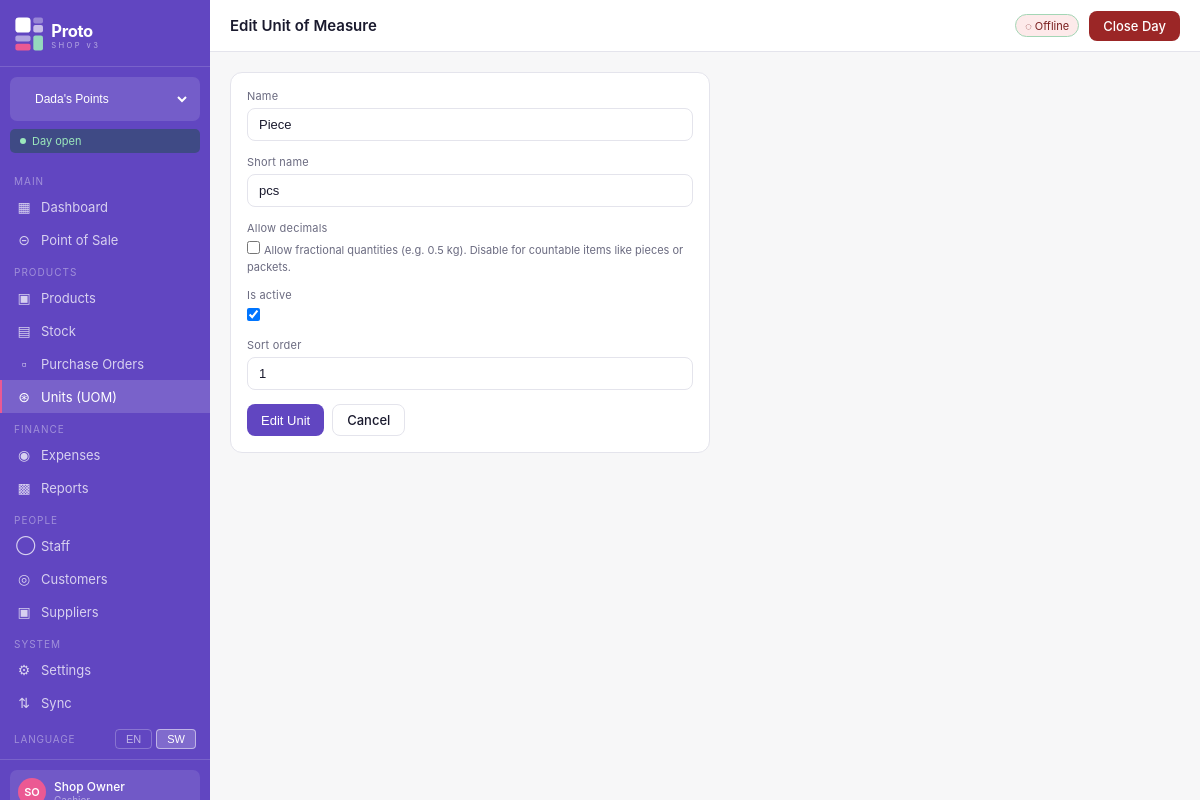
The app's page /units/1/edit/ (signed in) with its own data.
### shops/models.py (models this page shows, shortened)
class Shop(models.Model):
    SHOP_TYPE_CHOICES = [
        ('handbags', 'Handbags'),
        ('hair', 'Hair Products'),
        ('home', 'Home Supplies'),
        ('other', 'Other'),
    ]
    name = models.CharField(max_length=100)
    shop_type = models.CharField(max_length=20, choices=SHOP_TYPE_CHOICES)
    address = models.TextField(blank=True)
    phone = models.CharField(max_length=20, blank=True)
    is_active = models.BooleanField(default=True)
    created_at = models.DateTimeField(auto_now_add=True)
    class Meta:
        ordering = ['name']

class UserShopAccess(models.Model):
    ROLE_CHOICES = [
        ('owner', 'Owner'),
        ('admin', 'Admin'),
        ('cashier', 'Cashier'),
    ]
    user = models.ForeignKey(User, on_delete=models.CASCADE, related_name='shop_access')
    shop = models.ForeignKey(Shop, on_delete=models.CASCADE, related_name='user_access')
    role = models.CharField(max_length=20, choices=ROLE_CHOICES, default='cashier')
    is_active = models.BooleanField(default=True)
    class Meta:
        unique_together = ('user', 'shop')

### units/models.py (models this page shows, shortened)
class UnitOfMeasure(models.Model):
    name           = models.CharField(max_length=50, unique=True)
    short_name     = models.CharField(max_length=10)
    allow_decimals = models.BooleanField(
        default=False,
        help_text='Allow fractional quantities (e.g. 0.5 kg). '
                  'Disable for countable items like pieces or packets.'
    )
    is_active  = models.BooleanField(default=True)
    sort_order = models.IntegerField(default=0)
    class Meta:
        ordering = ['sort_order', 'name']
        verbose_name = 'Unit of Measure'
        verbose_name_plural = 'Units of Measure'

### units/views.py (the view)
# urls.py: path('<int:pk>/edit/', views.uom_edit, name='edit'),
@login_required
def uom_edit(request, pk):
    unit = get_object_or_404(UnitOfMeasure, pk=pk)
    if request.method == 'POST':
        form = UOMForm(request.POST, instance=unit)
        if form.is_valid():
            form.save()
            messages.success(request, f'{unit.name} updated.')
            return redirect('units:list')
    else:
        form = UOMForm(instance=unit)
    return render(request, 'units/form.html', {'form': form, 'action': 'Edit', 'unit': unit})

### units/forms.py
class UOMForm(forms.ModelForm):
    class Meta:
        model = UnitOfMeasure
        fields = ['name', 'short_name', 'allow_decimals', 'is_active', 'sort_order']

### shops/models.py (called while the page is built)
    @property
    def is_open(self):
        return self.status == 'open'

### templates/units/form.html (shortened to what this page needs)
{% extends "base.html" %}
{% block page_title %}{{ action }} Unit of Measure{% endblock %}
{% block content %}
<div class="card" style="max-width:480px">
  <form method="post">
    {% for field in form %}
    <div class="form-group">
      <label>{{ field.label }}</label>
      {{ field }}
      {% if field.help_text %}<div class="field-hint">{{ field.help_text }}</div>{% endif %}
    </div>
    {% endfor %}
    <div style="display:flex;gap:8px;margin-top:8px">
      <button type="submit" class="btn btn-primary">{{ action }} Unit</button>
      <a href="{% url 'units:list' %}" class="btn btn-outline">Cancel</a>
    </div>
  </form>
</div>
{% endblock %}

### templates/base.html (shortened to what this page needs)
<!DOCTYPE html>
<html lang="en">
<head>
  <link rel="stylesheet" href="/static/css/proto.css">
</head>
<body>
<div class="app-layout">
  <aside class="sidebar">
    <div class="sidebar-logo">
      <a href="{% url 'dashboard' %}" style="display:flex;align-items:center;padding:2px 0;">
        <img src="/static/img/logo-white.svg" alt="Proto v3" style="height:36px;width:auto;">
      </a>
    </div>
    {% if all_accessible_shops %}
    <form method="post" action="{% url 'switch_shop' %}" class="shop-switcher">
      <select name="shop_id" onchange="this.form.submit()">
        {% for access in all_accessible_shops %}
          <option value="{{ access.shop.id }}"
            {% if access.shop.id == current_shop.id %}selected{% endif %}>
            {{ access.shop.name }}
          </option>
        {% endfor %}
      </select>
    </form>
    {% endif %}
    <div class="day-badge {% if day_is_open %}day-open{% else %}day-closed{% endif %}">
      <span class="day-dot"></span>
      {% if day_is_open %}Day open{% else %}Day closed{% endif %}
    </div>
    <nav class="sidebar-nav">
      <div class="nav-section">Main</div>
      <a href="{% url 'dashboard' %}" class="nav-item {% if request.resolver_match.url_name == 'dashboard' %}active{% endif %}">
        <span class="nav-icon">&#9638;</span> Dashboard
      </a>
      <a href="{% url 'pos:index' %}" class="nav-item {% if 'pos' in request.resolver_match.namespace %}active{% endif %}">
        <span class="nav-icon">&#8861;</span> Point of Sale
      </a>
      <div class="nav-section">Products</div>
      <a href="{% url 'products:list' %}" class="nav-item {% if request.resolver_match.namespace == 'products' %}active{% endif %}">
        <span class="nav-icon">&#9635;</span> Products
      </a>
      <a href="{% url 'stock:list' %}" class="nav-item {% if request.resolver_match.namespace == 'stock' %}active{% endif %}">
        <span class="nav-icon">&#9636;</span> Stock
      </a>
      <a href="{% url 'purchases:list' %}" class="nav-item {% if request.resolver_match.namespace == 'purchases' %}active{% endif %}">
        <span class="nav-icon">&#9643;</span> Purchase Orders
      </a>
      <a href="{% url 'units:list' %}" class="nav-item {% if request.resolver_match.namespace == 'units' %}active{% endif %}">
        <span class="nav-icon">&#8859;</span> Units (UOM)
      </a>
      <div class="nav-section">Finance</div>
      <a href="{% url 'expenses:list' %}" class="nav-item {% if request.resolver_match.namespace == 'expenses' %}active{% endif %}">
        <span class="nav-icon">&#9673;</span> Expenses
      </a>
      <a href="{% url 'reports:dashboard' %}" class="nav-item {% if request.resolver_match.namespace == 'reports' %}active{% endif %}">
        <span class="nav-icon">&#9641;</span> Reports
      </a>
      <div class="nav-section">People</div>
      <a href="{% url 'staff:list' %}" class="nav-item {% if request.resolver_match.namespace == 'staff' %}active{% endif %}">
        <span class="nav-icon">&#9711;</span> Staff
      </a>
      <a href="{% url 'customers:list' %}" class="nav-item {% if request.resolver_match.namespace == 'customers' %}active{% endif %}">
        <span class="nav-icon">&#9678;</span> Customers
      </a>
      <a href="{% url 'purchases:suppliers' %}" class="nav-item {% if request.resolver_match.url_name == 'suppliers' or request.resolver_match.url_name == 'supplier_create' %}active{% endif %}">
        <span class="nav-icon">&#9635;</span> Suppliers
      </a>
      <div class="nav-section">System</div>
      <a href="{% url 'settings:index' %}" class="nav-item {% if request.resolver_match.namespace == 'settings' %}active{% endif %}">
        <span class="nav-icon">&#9881;</span> Settings
      </a>
      <a href="{% url 'sync_engine:dashboard' %}" class="nav-item {% if request.resolver_match.namespace == 'sync_engine' %}active{% endif %}">
        <span class="nav-icon">&#8645;</span> Sync
      </a>
      <div class="nav-lang">
        <span class="nav-lang-label">Language</span>
        <div class="nav-lang-btns">
          <form method="post" action="{% url 'settings:change_language' %}" style="display:inline">
            <button type="submit" class="lang-btn {% if request.LANGUAGE_CODE == 'en' %}lang-active{% endif %}">EN</button>
          </form>
          <form method="post" action="{% url 'settings:change_language' %}" style="display:inline">
            <button type="submit" class="lang-btn {% if request.LANGUAGE_CODE != 'en' %}lang-active{% endif %}">SW</button>
          </form>
        </div>
      </div>
    </nav>
    <div class="sidebar-footer">
      <div class="user-chip">
        <div class="user-avatar">{{ request.user.first_name.0|default:request.user.username.0|upper }}{{ request.user.last_name.0|upper }}</div>
        <div>
          <div class="user-name">{{ request.user.get_full_name|default:request.user.username }}</div>
          <div class="user-role">{{ current_role|capfirst }}</div>
        </div>
      </div>
    </div>
  </aside>
  <div class="main-area">
    <header class="topbar">
      <div class="topbar-left">
        <h1 class="page-title">{% block page_title %}Dashboard{% endblock %}</h1>
      </div>
      <div class="topbar-right">
        <span class="sync-badge" id="sync-indicator" title="Click to sync">&#9679; Online</span>
        {% if day_is_open %}
          <a href="#" class="btn btn-danger" onclick="showCloseDayModal(); return false;">Close Day</a>
        {% else %}
          <a href="#" class="btn btn-success" onclick="showOpenDayModal(); return false;">Open Day</a>
        {% endif %}
      </div>
    </header>
    <main class="page-content">
      {% block content %}{% endblock %}
    </main>
  </div>
</div>
</body>
</html>

### records on screen
Shop: shop_id "Dada's Points"
UnitOfMeasure: form "Piece" "pcs" "☑" "1"

### other values on screen
{{ request.user.first_name.0|default:request.user.username.0|upper }} "S"
{{ request.user.last_name.0|upper }} "O"
{{ request.user.get_full_name|default:request.user.username }} "Shop Owner"
{{ action }} "Edit"
{{ field.label }} "Name" "Short name" "Allow decimals" "Is active" "Sort order"
{{ field.help_text }} "Allow fractional quantities (e.g. 0.5 kg). Disable for countable items like pieces or packets."
